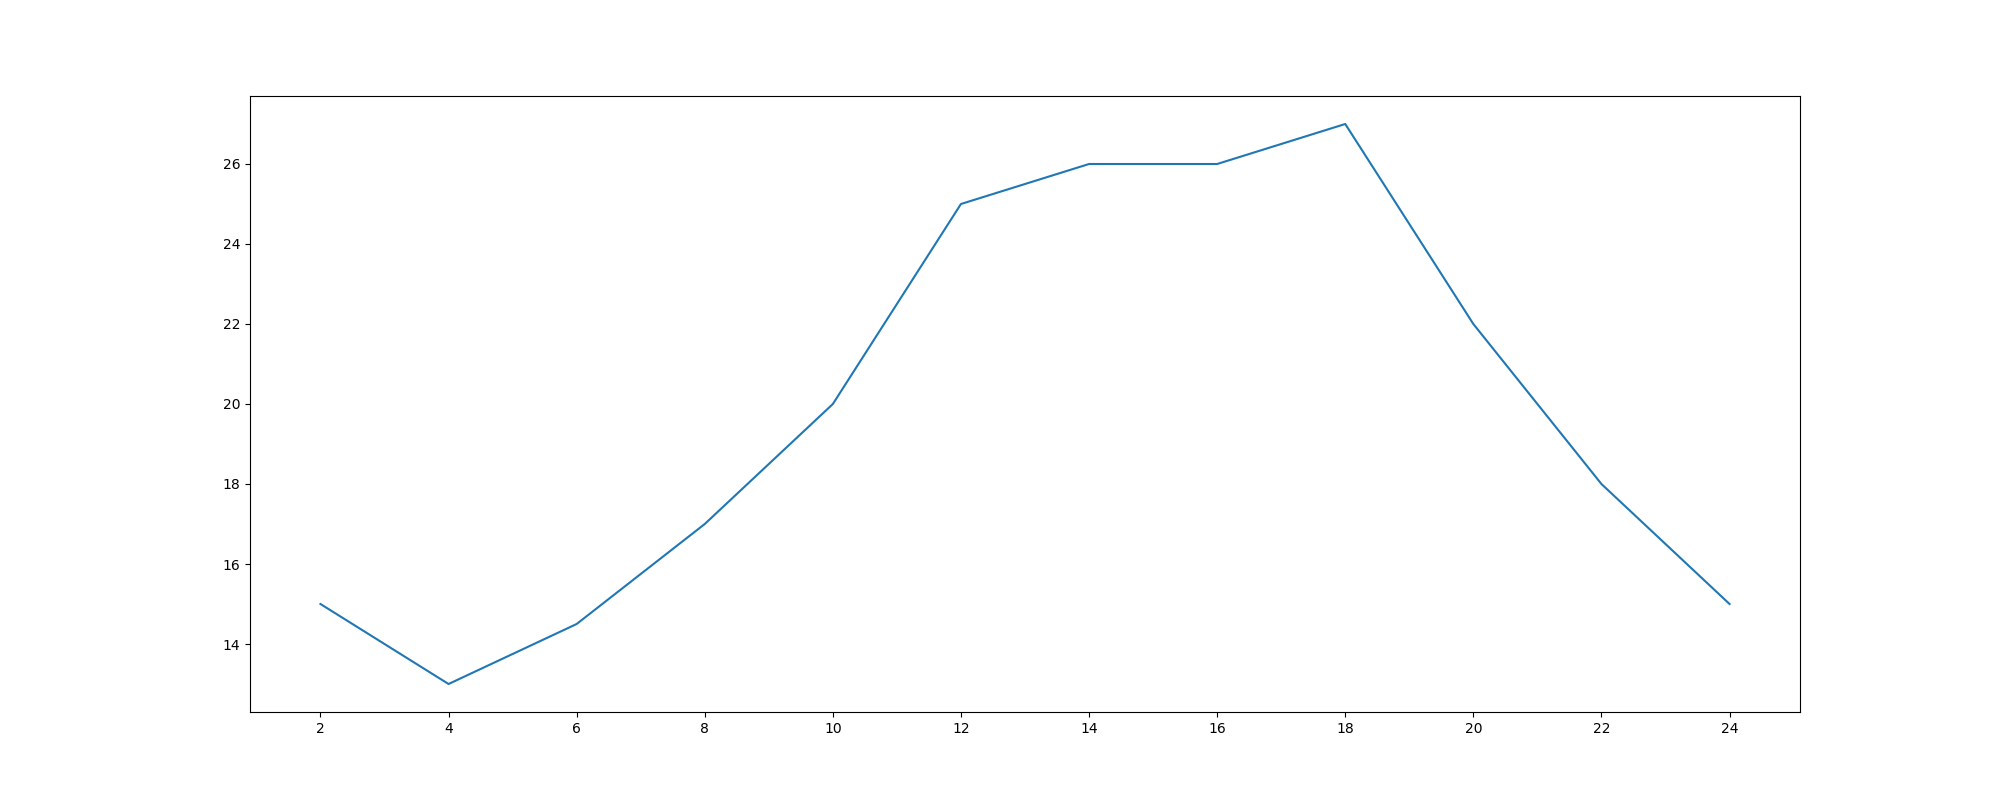

Recreate this plot in Python.
from matplotlib import pyplot as plt

x = range(2,26,2)
y = [15,13,14.5,17,20,25,26,26,27,22,18,15]

plt.figure(figsize=(20,8), dpi=100)
plt.xticks(x)
plt.plot(x,y)
plt.savefig('./page15.png')
plt.show()